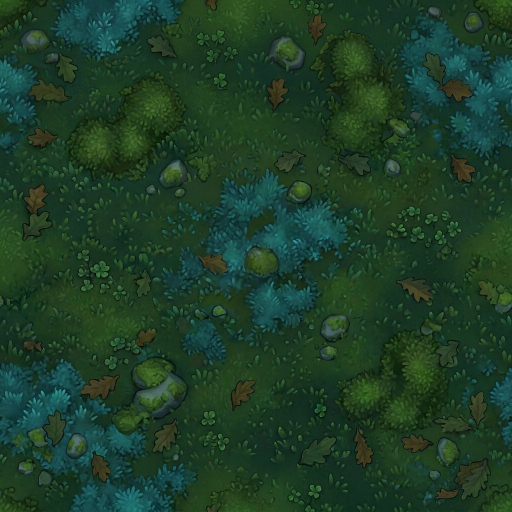
#> input picture game/ground3.jpg, 1024 x 1024 px, given in place of ground.png, which was not available (shown at 1/2 size)
$ python make_textures.py
#> lines starting #> are read from the running program, lines starting #| are printed output that depends on the picture
from PIL import Image
import numpy as np
def seamless(a,b=0.18):
    h,w,_=a.shape;o=np.roll(np.roll(a,h//2,0),w//2,1)
    y=np.minimum(np.arange(h),h-1-np.arange(h))/(h*b);x=np.minimum(np.arange(w),w-1-np.arange(w))/(w*b)
    m=np.clip(np.minimum.outer(np.clip(y,0,1),np.clip(x,0,1)),0,1)[...,None]
    # m=1 in the middle of the original (keep original), 0 at its edges (use shifted copy whose middle is there)
    return a*m+o*(1-m)
def tile(src,out,size=1024,crop=None):
    im=Image.open(src).convert('RGB');W,H=im.size
    if crop is None:crop=(W//2-H//2,0,W//2+H//2,H)
    a=np.asarray(im.crop(crop)).astype(float)
    t=seamless(a)
    Image.fromarray(t.clip(0,255).astype('uint8')).resize((size,size),Image.LANCZOS).save(out,quality=88)
tile('ground.png','../ground2.jpg')
#> in tile, im is the input picture: PIL image 1024x1024 RGB; mean R, G, B 29.3, 61.6, 39.6
#> in seamless, `o = np.roll(np.roll(a, h // 2, 0), w // 2, 1)`:
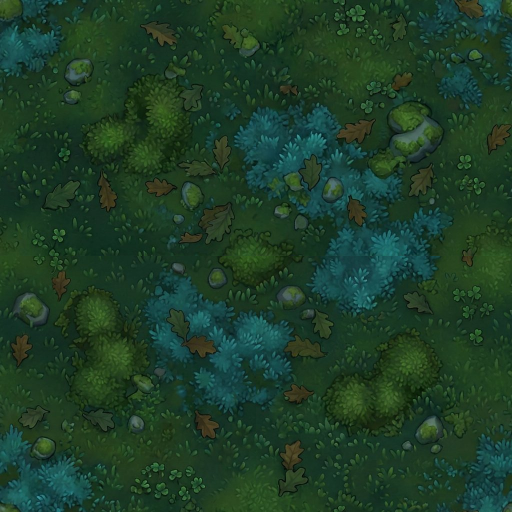
#> o: shape (1024, 1024, 3) float64 (shown at 1/2 size); mean R, G, B 29.3, 61.6, 39.6
#> in seamless, `return a*m+o*(1-m)`:
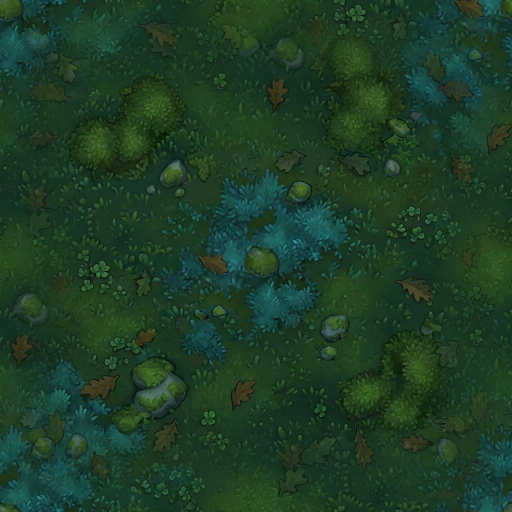
#> returned value: shape (1024, 1024, 3) float64 (shown at 1/2 size); mean of channels 0, 1, 2 29.8, 61.6, 38.4; drawn as R, G, B
tile('roof.png','../roof2.jpg')
#> call 2 of tile, with src = 'roof.png', out = '../roof2.jpg', size = 1024
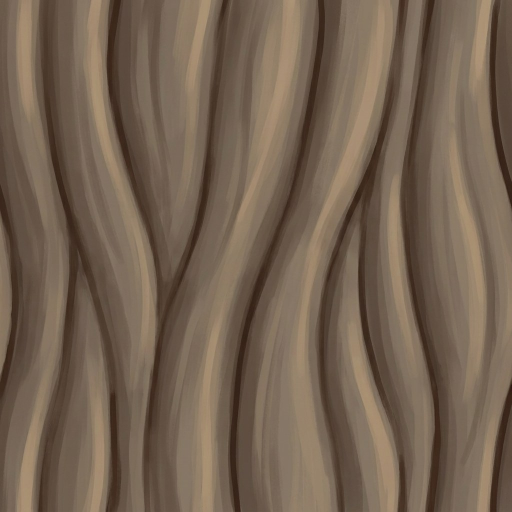
#> input picture game/bark3.jpg, 1024 x 1024 px, given in place of roof.png, which was not available (shown at 1/2 size)
#> in tile, im is the input picture: PIL image 1024x1024 RGB; mean R, G, B 116.4, 98.3, 81.3
#> call 2 of seamless, with b = 0.18
#> in seamless (call 2), `o = np.roll(np.roll(a, h // 2, 0), w // 2, 1)`:
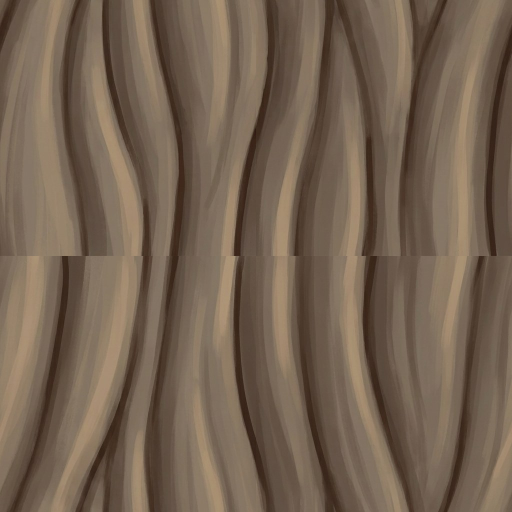
#> o: shape (1024, 1024, 3) float64 (shown at 1/2 size); mean R, G, B 116.4, 98.3, 81.3
#> in seamless (call 2), `return a*m+o*(1-m)`:
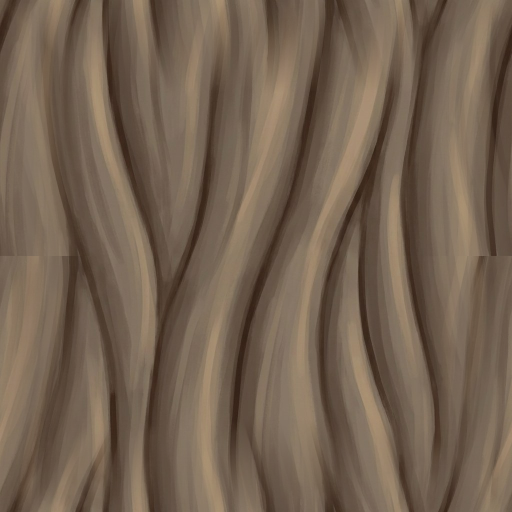
#> returned value: shape (1024, 1024, 3) float64 (shown at 1/2 size); mean of channels 0, 1, 2 116.4, 98.3, 81.3; drawn as R, G, B
tile('bark.png','../bark2.jpg')
# floor plank atlas: 8 rows between detected seams, full width, wraps along the length
#> (the run stopped early here; a loop or call above may not have finished)
